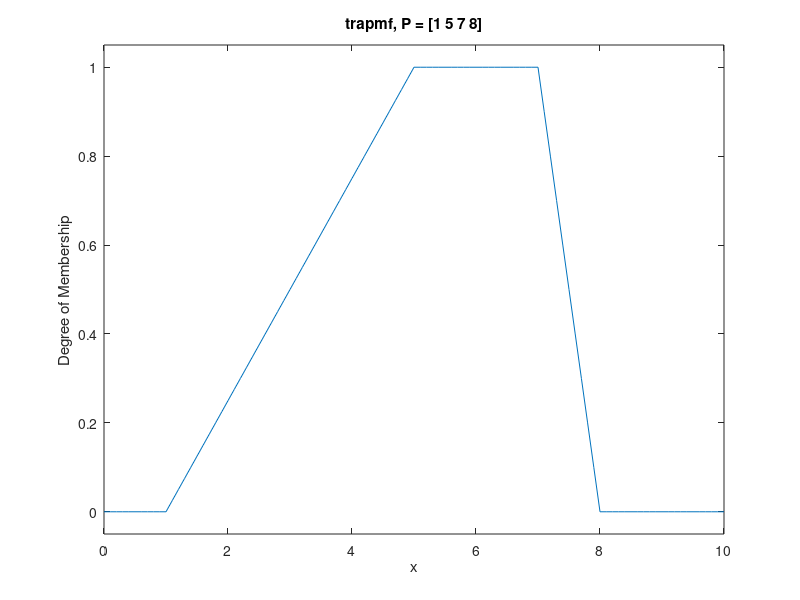

The MATLAB script that drew this image:
% https://www.mathworks.com/help/fuzzy/trapmf.html

x = 0:0.1:10;
y = trapmf(x,[1 5 7 8]);

plot(x,y)
title('trapmf, P = [1 5 7 8]')
xlabel('x')
ylabel('Degree of Membership')
ylim([-0.05 1.05])
